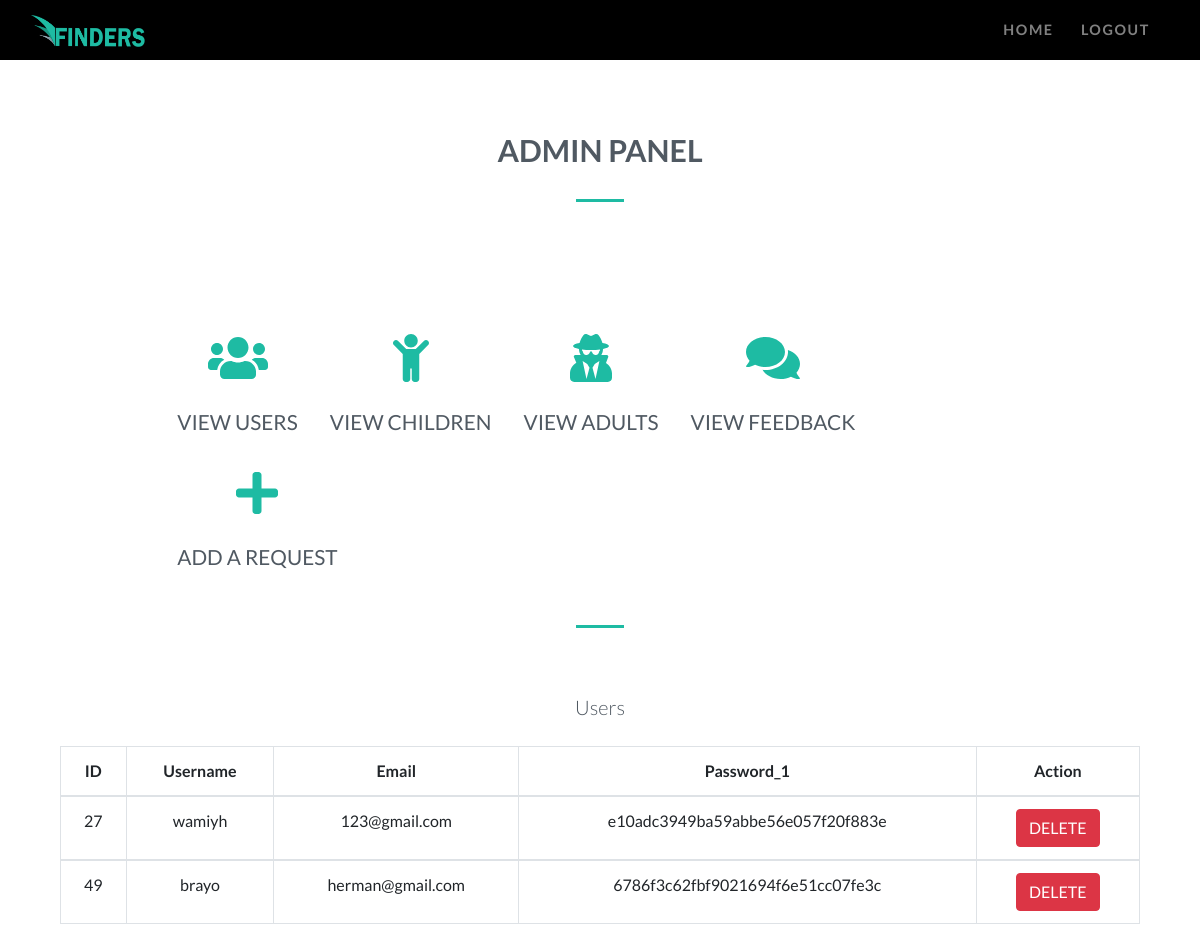
The page /users.php on the database its author committed.
### tables this page shows
CREATE TABLE `users` (
  `id` int(11) NOT NULL,
  `username` varchar(255) NOT NULL,
  `email` varchar(255) NOT NULL,
  `password_1` text NOT NULL
);

### users.php (the view, shortened to what this page needs)
<?php
include 'connection.php';
?>
<!DOCTYPE html>
<html>
<head>
    <link rel="stylesheet" href="bootstrap-4.4.1-dist/css/bootstrap.min.css">
    <link rel="stylesheet" href="css/style.css">
    <link rel="stylesheet" href="css/fixed.css">
    <link rel="stylesheet" href="css/submit.css">
</head>
<body data-spy="scroll" data-target="#navbarResponsive">
<div id="home">
    <nav class="navbar navbar-expand-md navbar-dark bg-dark sticky-top">
        <div class="container-fluid">
        <a class="navbar-brand" href="#"><img src="img\WINGS1.png"></a>
        <div class="collapse navbar-collapse" id="navbarResponsive">
            <ul class="navbar-nav ml-auto">
                <li class="nav-item">
                    <a class="nav-link" href="start.php">Home</a>
                </li>
                <li class="nav-item">
                    <a class="nav-link" href="logout.php?logout">Logout</a>
                </li>
            </ul>
        </div>
    </div>
    </nav>
<div class="narrow text-center">
        <div class="col-12">
            <h3 class="heading">ADMIN PANEL</h3>
            <div class="heading-underline"></div>
        </div>
</div>
<div class="container-fluid">
    <div class="row">
    <div class="narrow text-center">
        <div class="row text-center">
            <div class="col-md-2.5">
                <div class="feature">
                    <a href="users.php"><i class="fa fa-users fa-4x" data-fa-transform="
                    shrink-4 up-5"></i></a>
                    <h3>View Users</h3>
                </div>
            </div>
        <div class="col-md-2.5">
                <div class="feature">
                    <a href="children.php"><i class="fa fa-child fa-4x" data-fa-transform="
                    shrink-4 up-5"></i></a>
                    <h3>View Children</h3>
                </div>
            </div>
        <div class="col-md-2.5">
                <div class="feature">
                    <a href="adults.php"><i class="fa fa-user-secret fa-4x" data-fa-transform="
                    shrink-4 up-5"></i></a>
                    <h3>View Adults</h3>
                </div>
            </div>
             <div class="col-md-2.5">
                <div class="feature">
                    <a href="feedback.php"><i class="fa fa-comments fa-4x" data-fa-transform="
                    shrink-4 up-5"></i></a>
                    <h3>View Feedback</h3>
                </div>
            </div>
            <div class="col-md-2.5">
                <div class="feature">
                    <a href="submit.php"><i class="fa fa-plus fa-4x" data-fa-transform="
                    shrink-4 up-5"></i></a>
                    <h3>Add a request </h3>
                </div>
            </div>
        </div>
    </div>
</div>
<div class="heading-underline"></div>
<div class="container-fluid">
<div class="narrow text-center">
<p class="lead">Users</p>
</div>
        <div class="col">
            <?php
            $result = $con->query("Select * from users");
            ?>
            <div class="container text-center">
                <table class="table table-bordered">
                    <thead>
                    <tr>
                        <th>ID</th>
                        <th>Username</th>
                        <th>Email</th>
                        <th>Password_1</th>
                        <th>Action</th>
                    </tr>
                    </thead>
                    <tbody>
                    <?php
                    while ($row=$result->fetch_assoc()):
                    ?>
                    <tr>
                        <td><?php echo $row['id']; ?></td>
                        <td><?php echo $row['username']; ?></td>
                        <td><?php echo $row['email']; ?></td>
                        <td><?php echo $row['password_1']; ?></td>
                        <td><a href="users.php?delete=<?php echo $row['id'];?>"
                   class="btn btn-danger">DELETE</a></td>
                    </tr>
                    </tbody>
                    <?php endwhile;?>
                </table>
            </div>
        </div>
    </div>
</body>
</html>

### css/style.css (style rules this page uses)
html,body { font-family: 'Lato', sans-serif; color:#505962; }
.navbar { text-transform: uppercase; font-weight: 700; font-size: .9rem; letter-spacing: .1rem; background: rgb(0, 0, 0)!important; }
.navbar-brand img { height: 2rem; }
.navbar-nav li { padding-right: .7rem; }
.narrow { width: 75%; margin: 1.5rem auto; padding-top: 2rem; }
h3.heading { font-size: 1.9rem; font-weight: 700; text-transform: uppercase; margin-bottom: 1.9rem; }
.heading-underline { width: 3rem; height: .2rem; background-color: #1ebba3; margin: 0 auto 2rem; }
.feature svg.svg-inline--fa { color: #1ebba3; }
.feature h3 { font-size: 1.3rem; text-transform: uppercase; padding-bottom: .4rem; }

### css/fixed.css (style rules this page uses)
[class*="col-"] { padding: 1rem; }
.row, .container-fluid { margin-left: 0px!important; margin-right: 0px!important; }

### rows shown on the page
users: id "27", username "wamiyh", email "123@gmail.com", password_1 "e10adc3949ba59abbe56e057f20f883e"
users: id "49", username "brayo", email "herman@gmail.com", password_1 "6786f3c62fbf9021694f6e51cc07fe3c"
